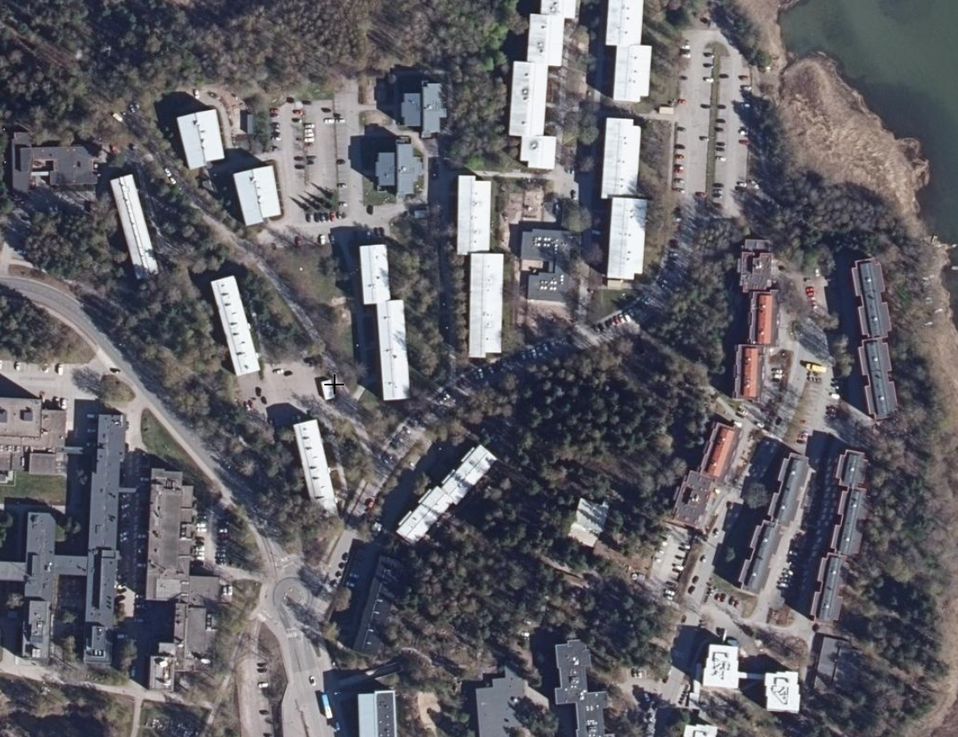
#> input picture INS Receiver/GUI Resources/pohjakuva.PNG, 958 x 737 px, shrunk from 1131 x 870 before the run, found by its file name
$ python mapper.py
#> lines starting #> are read from the running program, lines starting #| are printed output that depends on the picture
import numpy as np
from matplotlib import pyplot as plt


# IMPORT BACKGROUND IMG
img = plt.imread("pohjakuva.PNG")
#> img is the input picture: shape (737, 958, 4) float32; mean R, G, B, A 0.38, 0.374, 0.4, 1


fig, ax = plt.subplots()
x = np.linspace(0.5, 3.0, num=20)
y = 0.9*x
ax.imshow(img, extent=[0, 4.0, 0, 4.0])

ax.plot(x, y, 'o', color='firebrick')
#ax.plot(x, x,'--',linewidth=5, color='firebrick') #ensimmäinen demo, paksu viiva jne

plt.show()
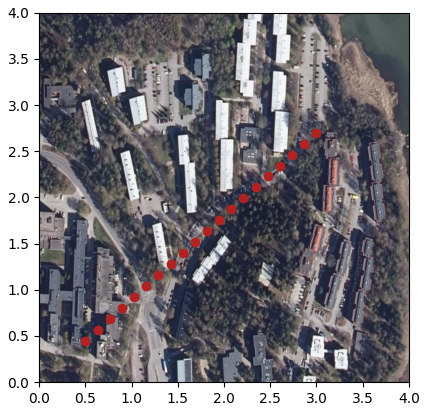
#> figure drawn by matplotlib, 1 panel


# [6 lines of commented-out code are left out]
